Frame 1 (no input): blank canvas, image omitted
Frame 60 (the mouse pressed at the canvas centre just before this capture): blank canvas, image omitted
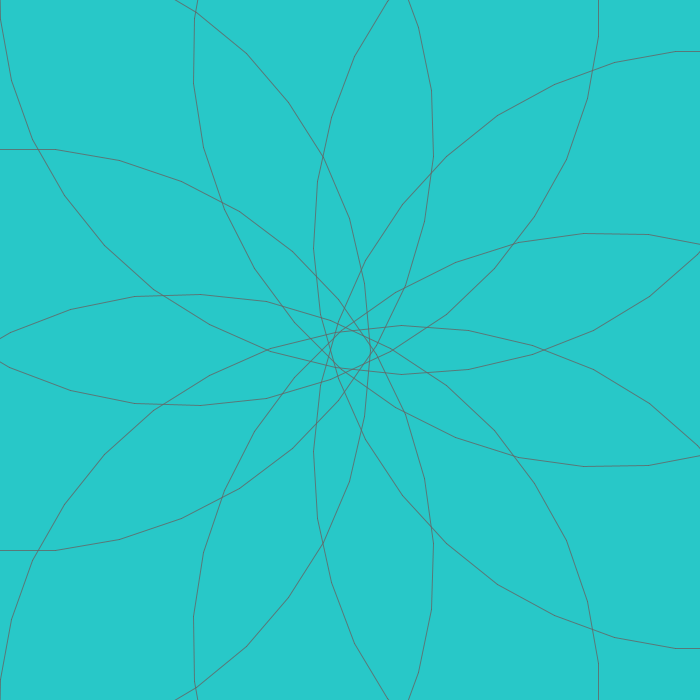
Frame 120 (the mouse held since frame 60 and released just before this capture)

The Processing sketch whose frames 1 and 60 were blank and that drew this single picture after the mouse press (run headless with seeded random() and noise(); from frame 60 on, the mouse is pressed at the canvas centre):

// Processing sketch: processing_150147
// ── processing_150147.pde


float m,s,p,a,b,h,xpos,ypos,oxpos,oypos,t,ot,d,od;
int centerX,centerY;

void setup() {
  size(700,700);
  smooth();
 
  centerX = width/2;
  centerY = height/2;
  
  background(255);
  
}

void draw() {
  
  background(s*2,s*10,s*10);

  s=second();
  
  a = mouseX;
  b = 20;
  h = mouseY;
  
    
  for(int i=1; i<361; i+=1) {
    t = radians(i);
    ot = radians(i-1);
    d = a*t;
    od = a*ot;
  
    oxpos = (a-b)*cos(ot)+h*cos(od);
    oypos = (a-b)*sin(ot)+h*sin(od);    
    
    xpos = (a-b)*cos(t)+h*cos(d);
    ypos = (a-b)*sin(t)+h*sin(d);
    
    strokeWeight(1);
    stroke(100,204);
    line(centerX+oxpos, centerY+oypos, centerX+xpos, centerY+ypos);
    
  
      
  }
}


void mousePressed()
{
  save("spiro_big_"+a+"_"+b+"_"+h+".png");
  
}
